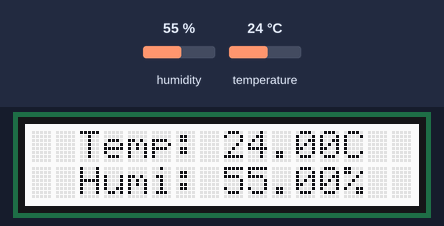
Recording of a sketch running on a simulated Arduino Uno, built with avr-gcc and run on an emulated ATmega328P. Parts: 16×2 character LCD. The test bench sets the inputs (shaded band); at power-on: humidity 55 %, temperature 24 °C.

Above: at 4.2 s.
4.3 s: humidity set to 22 %
At 7.3 s:
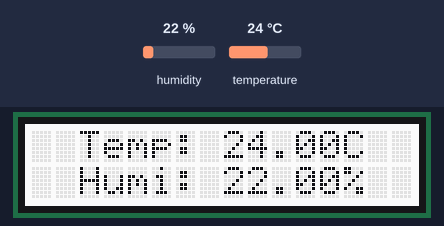
8.2 s: temperature set to 12 °C
At 9.8 s:
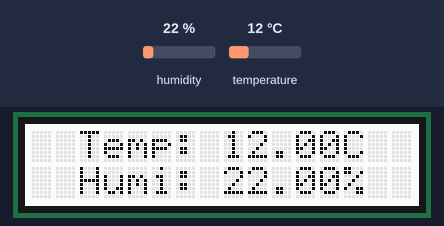
12.1 s: humidity set to 40 %
At 13.6 s:
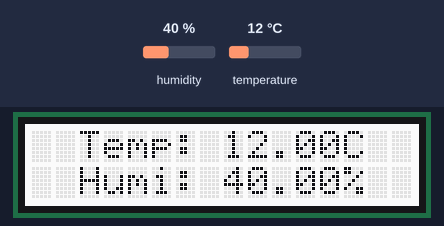
16.0 s: temperature set to 19 °C
At 19.8 s:
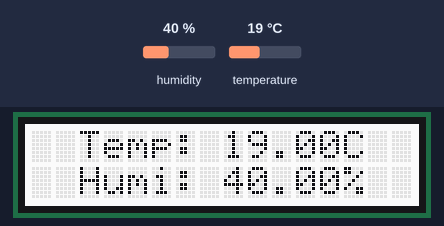
Timing chart, 0 to 21.0 s (numbered marks = the images above; inputs shaded):
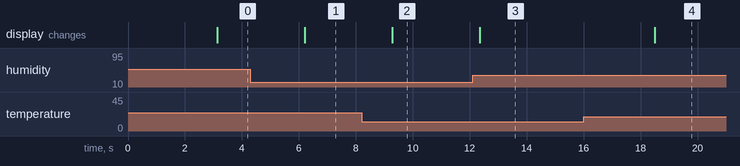

The sketch:

xiao_lcd_temp_humi.ino
```cpp
#include <Wire.h>
#include "DHT.h"
#include "rgb_lcd.h"

#define DHTTYPE DHT11
#define DHTPIN 0

DHT dht(DHTPIN, DHTTYPE);
rgb_lcd lcd;

void setup()
{
    dht.begin();
    lcd.begin(16, 2);
    lcd.print("Hello, 3dfuns.");
    lcd.setCursor(0, 1);
    lcd.print("Let's make it!!!");
    delay(3000);
    lcd.clear();
}
void loop()
{
    float temp_hum_val[2] = {0};

    if (!dht.readTempAndHumidity(temp_hum_val))
    {
        lcd.setCursor(2, 0);
        lcd.print("Temp: ");
        lcd.print(temp_hum_val[1]);
        lcd.print("C");
        lcd.setCursor(2, 1);
        lcd.print("Humi: ");
        lcd.print(temp_hum_val[0]);
        lcd.print("%");
    }
    else
    {
        lcd.clear();
        lcd.setCursor(2, 0);
        lcd.print("Failed.");
    }
    delay(1500);
}
```

Measured:
- after the input at 4.3 s, the display: changes after 1.9 s (image 1)
- after the input at 8.2 s, the display: changes after 1.1 s (image 2)
- after the input at 12.1 s, the display: changes after 0.26 s (image 3)
- after the input at 16.0 s, the display: changes after 2.5 s (image 4)
